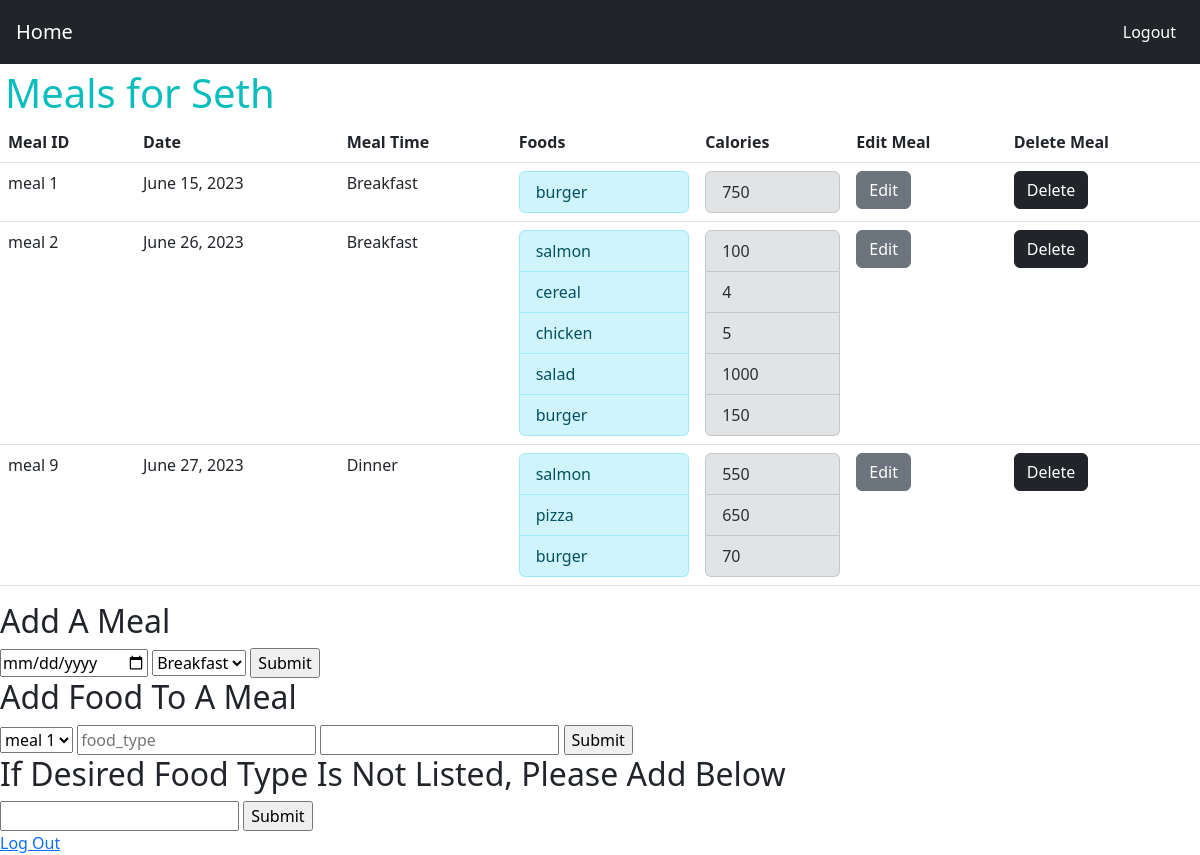
The app's page /CalTrack/ (signed in) with its own data.
### CalTrack/models.py (models this page shows)
class Consumer(AbstractUser):
    weight = models.CharField(max_length=64)
    dob = models.DateField(null=True)
    is_superuser = models.BooleanField(default=False)
    def __str__(self):
        return f"{self.username.capitalize()}"

class meal(models.Model):
    consumer = models.ForeignKey(Consumer, on_delete=models.CASCADE, related_name="meals")
    meal_time = models.ForeignKey(meal_time, on_delete=models.CASCADE, related_name="time")
    orderdate = models.DateField(null=True)
    def __str__(self):
        return f"meal {self.id}"

class meal_time(models.Model):
    typeofmeal = models.CharField(max_length=64)
    def __str__(self):
        return f"{self.typeofmeal}"

class Food(models.Model):
    food_type = models.ForeignKey(food_type, on_delete=models.CASCADE , related_name="main")
    meal = models.ForeignKey(meal, on_delete=models.CASCADE, related_name="foods")
    calories = models.IntegerField()
    def __str__(self):
        return f"{self.food_type}"

class food_type(models.Model):
    name = models.CharField(max_length=64)
    def __str__(self):
        return f"{self.name}"

### CalTrack/views.py (the view)
# urls.py: path("", views.index, name="index"),
def index(request):
    if not request.user.is_authenticated:
        return render(request, "users/login.html", {
                "message1" : "Please Login"
            })
    return render(request, "CalTrack/index.html",{
        "consumer" : request.user,
        "meals" : meal.objects.filter(consumer_id = request.user.id),
        "foods" : Food.objects.filter(meal__consumer_id = request.user.id),
        "meal_time" : meal_time.objects.all(),
        "food_type" : food_type.objects.all(),
    })

### CalTrack/templates/CalTrack/index.html (shortened to what this page needs)
{% extends "CalTrack/layout.html" %}
{% block body %}
    <h1 style="color :rgb(11, 190, 190); margin-left: 5px; margin-top: 5px; margin-bottom: 5px;"> Meals for {{consumer}}</h1>
    <table class="table">
        <thead>
            <th>Meal ID</th>
            <th>Date</th>
            <th>Meal Time</th>
            <th>Foods</th>
            <th>Calories</th>
            <th>Edit Meal</th>
            <th>Delete Meal</th>
        </thead>
        <tbody>
            {% for meal in meals %}
            <tr>
                <td>{{meal}}</td>
                <td>{{meal.orderdate}}</td>
                <td>{{meal.meal_time}}</td>
                <td>
                    <ul class="list-group">
                        {% for object in meal.foods.all %}
                        <li class="list-group-item list-group-item-info">{{object}}</li>
                        {% empty %}
                        <li>Please add a food</li>
                        {% endfor %}
                    </ul>
                </td>
                <td>
                    <ul class="list-group">
                    {% for object in meal.foods.all %}
                    <li class="list-group-item list-group-item-secondary">{{object.calories}}</li>
                    {% empty %}
                    <li>&ensp;N/A&emsp;</li>
                    {% endfor %}
                    </ul>
                </td>
                <td>
                    <form action="{% url 'CalTrack:editmealpage' meal.id %}" method="post">
                        <button type="submit" class="btn btn-secondary" name="Edit">Edit</button>
                    </form>
                </td>
                <td>
                    <form action="{% url 'CalTrack:deletemeal' meal.id %}" method="post">
                        <button type="submit" class="btn btn-dark" name="Delete">Delete</button>
                    </form>
                </td>
                {% empty %}
                <td>No Meals</td>
            </tr>
            {% endfor %}
        </tbody>
    </table>
    <h2>Add A Meal</h2>
    <form action="{% url 'CalTrack:addmeal' %}" method="post">
        <input type="date" name =date>
        <select name="meal_time" >
            {% for time in meal_time %}
                <option value="{{time.id}}">{{time}}</option>
            {% endfor %}
        </select>
        <input type="submit" name="Submit">
    </form>
    <h2>Add Food To A Meal</h2>
    <form action="{% url 'CalTrack:addfood' %}" method="post">
        <select name="meal">
            {% for meal in meals %}
                <option value="{{meal.id}}">{{meal}}</option>
            {% endfor %}
        </select>
        <input name="type" list="types" placeholder="food_type">
        <input type="number" name="calories">
        <input type="submit" name="Submit">
    </form>
    <h2>If Desired Food Type Is Not Listed, Please Add Below</h2>
    <form action="{% url 'CalTrack:addfoodtype' %}" method="post">
        <input type="text" name="Food_Type">
        <input type="submit" name="Submit">
    </form>
    <div>
        <a href="{% url 'logout' %}">Log Out</a>
    </div>
{% endblock %}

### CalTrack/templates/CalTrack/layout.html (shortened to what this page needs)
<!DOCTYPE html>
    <html lang="en">
        <head>
            <link href="https://cdn.jsdelivr.net/npm/bootstrap@5.3.0/dist/css/bootstrap.min.css" rel="stylesheet">
        </head>
        <body>
            <nav class="navbar navbar-dark navbar-expand-lg bg-dark">
                <div class="container-fluid">
                    <div class="p-1 me-4">
                        <a class="navbar-brand" href="/CalTrack/">Home</a>
                    </div>
                  <div class="mr-auto order-0 p-1">
                    <div class="collapse navbar-collapse" id="navbarNav">
                        <ul class="navbar-nav">
                        <li class="nav-item">
                            <a class="nav-link active" aria-current="page" href="/users/logout">Logout</a>
                        </li>
                        </ul>
                    </div>
                  </div>
                </div>
              </nav>
            {% block body %}
            {% endblock %}
        </body>
    </html>

### records on screen
Consumer: username "Seth"
meal: id "meal 1", orderdate "June 15, 2023", meal_time "Breakfast"
Food: food_type.name "burger", calories "750"
meal: id "meal 2", orderdate "June 26, 2023", meal_time "Breakfast"
Food: food_type.name "salmon", calories "100"
Food: food_type.name "cereal", calories "4"
Food: food_type.name "chicken", calories "5"
Food: food_type.name "salad", calories "1000"
Food: food_type.name "burger", calories "150"
meal: id "meal 9", orderdate "June 27, 2023", meal_time "Dinner"
Food: food_type.name "salmon", calories "550"
Food: food_type.name "pizza", calories "650"
Food: food_type.name "burger", calories "70"

### other values on screen
form field meal_time "Breakfast"
form field meal "meal 1"
